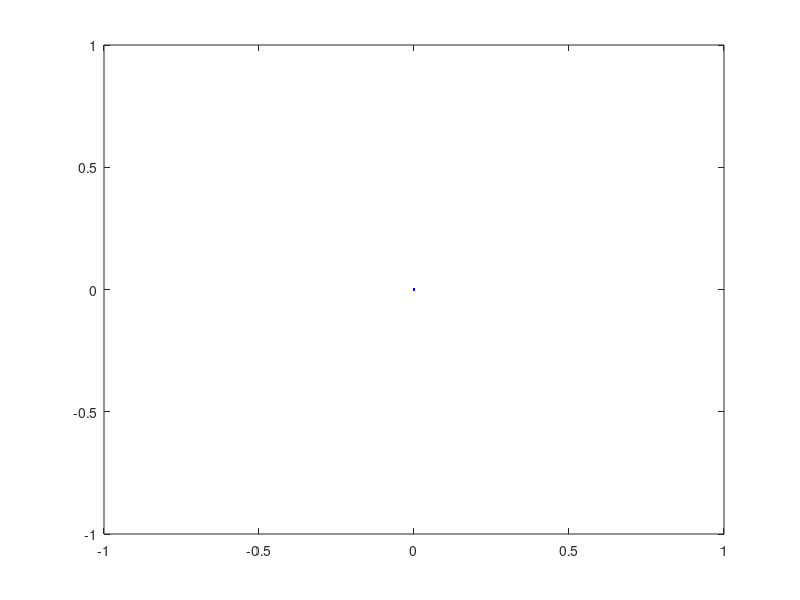

Recreate this plot in MATLAB.
function TT= setup_tracking_animations()
x_s = 0;
TT.xt_t1= patch(0,x_s,'y'); % tracked vehicle true
TT.xv_t1= patch(0,x_s,'r'); % tracked vehicle estimate
TT.pth_t1= plot(0,x_s,'k.','markersize',2); % tracked vehicle path estimate
TT.obs_t1= plot(0,x_s,'r'); % tracked observations
TT.xf_t1= plot(0,0,'r+'); % estimated features
TT.cov_t1= plot(0,0,'b'); % covariance ellipses
end
